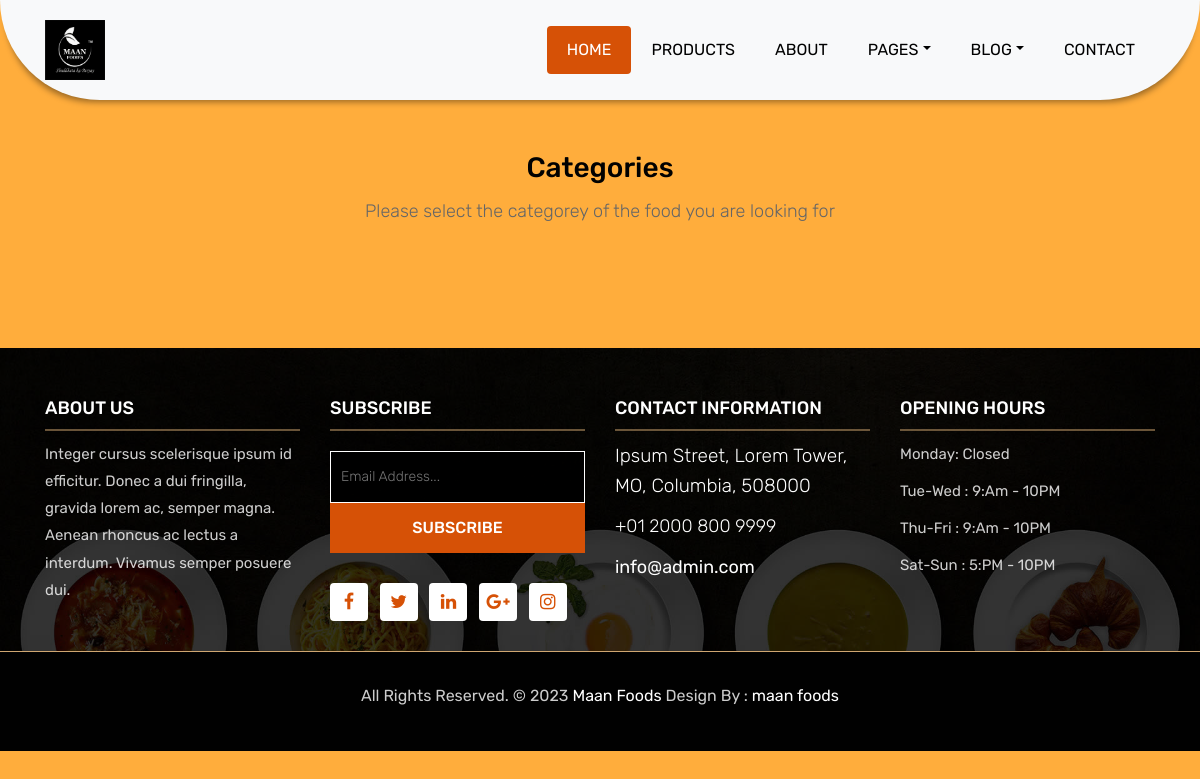
/categories/, run on an earlier commit of the app's database.
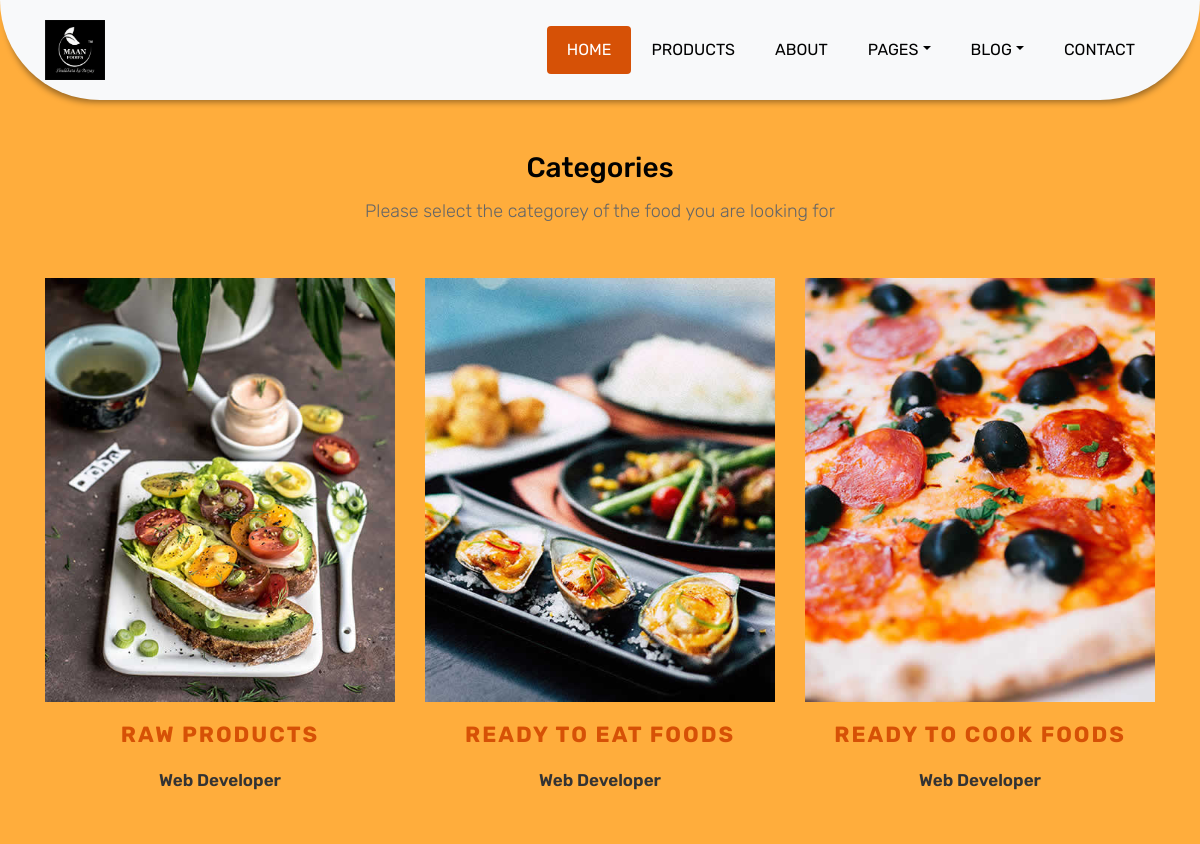
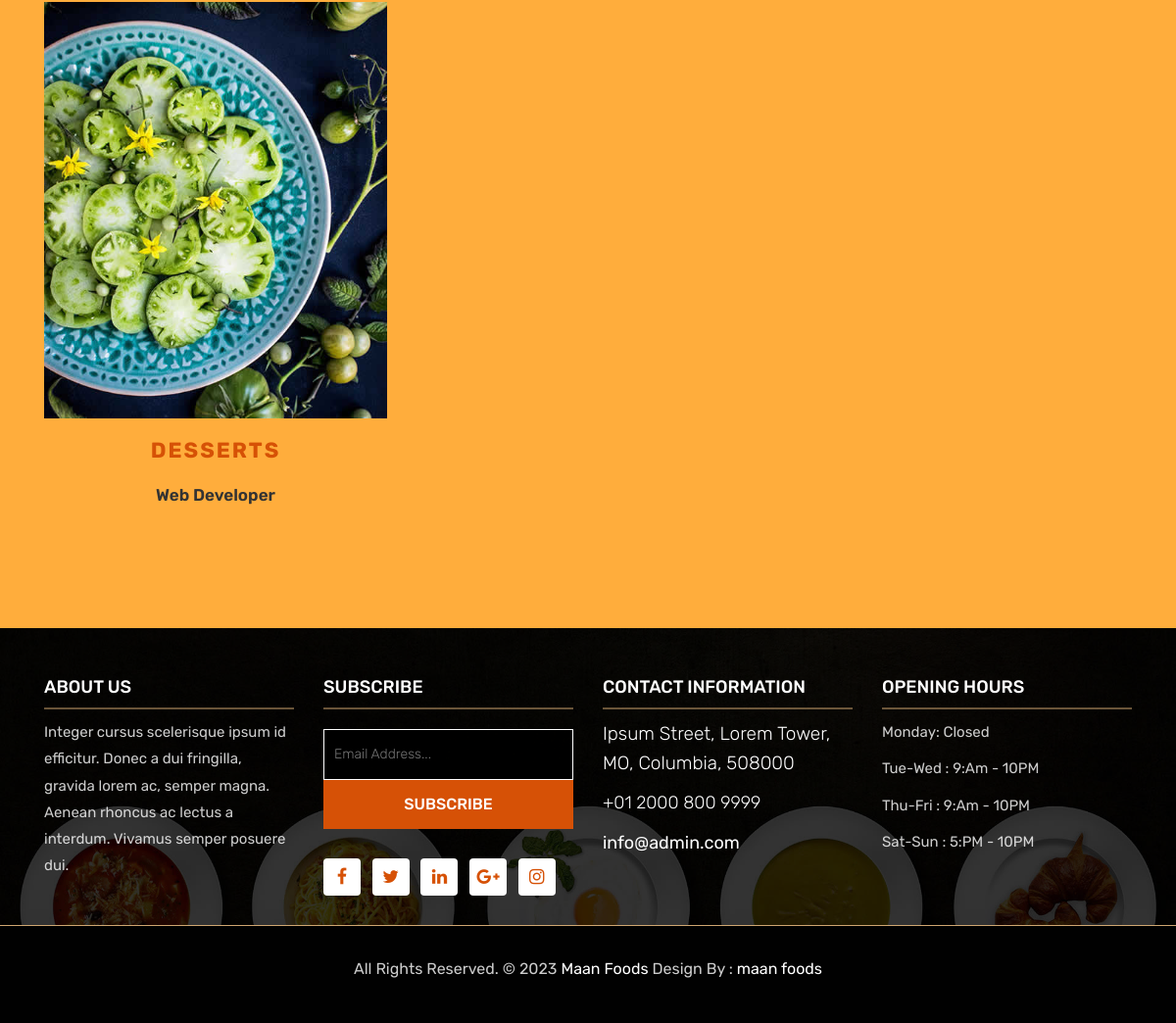
And on a later commit of the database (2 pictures, top to bottom).
### base/models.py (models this page shows, shortened)
class categorie(models.Model):
    catg_img=models.ImageField(upload_to='catg/', default="eye.jpg")
    category_name=models.CharField(max_length=200)
    categorie_des=models.TextField()

### base/views.py (the view)
# urls.py: path("categories/", views.categories, name="categories"),
def categories(request):
    ctgs=categorie.objects.all()
    context={'ctgs':ctgs}
    return render(request, 'categories.html',context)

### templates/categories.html
{% extends 'base.html' %}
{% load static %}
{% block content %}
<body style= "background-color: rgba(255, 149, 0, 0.765);">
<br>
<br>
<br>
<div class="stuff-box">
    <div class="container">
        <div class="row">
            <div class="col-lg-12">
                <div class="heading-title text-center">
                    <h2>Categories</h2>
                    <p>Please select the categorey of the food you are looking for</p>
                </div>
            </div>
        </div>
        <div class="row">
            {% for ctg in ctgs %}
            <div class="col-md-4 col-sm-6">
                <div class="our-team">
                    <a class="lightbox" href="{% url 'products' slug=ctg.id  %}">
                    <div class="pic">
                        <img src="{{ ctg.catg_img.url }}">
                    </div>
                    <div class="team-content">
                        <h3 class="title">{{ ctg.category_name }}</h3>
                        <span class="post">Web Developer</span>
                    </div>
                </a>
                </div>
            </div>
            {% endfor %}
        </div>
    </div>
</div>
</body>
{% endblock content %}

### templates/base.html (shortened to what this page needs)
<!DOCTYPE html>
{% load static %}
<html lang="en">
<head>
	<link rel="stylesheet" href="{% static 'css/bootstrap.min.css' %}">
	<link rel="stylesheet" href="{% static 'css/style.css' %}">
	<link rel="stylesheet" href="{% static 'css/responsive.css' %}">
	<link rel="stylesheet" href="{% static 'css/custom.css' %}">
</head>
<body>
	<header class="top-navbar">
		<nav class="navbar navbar-expand-lg navbar-light bg-light">
			<div class="container">
				<a class="navbar-brand" href="{% url 'index' %}">
					<img src="{% static 'images/logo.jpg' %}" height="60px" width="60px" alt="" />
				</a>
				<div class="collapse navbar-collapse" id="navbars-rs-food">
					<ul class="navbar-nav ml-auto">
						<li class="nav-item active"><a class="nav-link" href="{% url 'index' %}">Home</a></li>
						<li class="nav-item"><a class="nav-link" href="{% url 'categories' %}">Products</a></li>
						<li class="nav-item"><a class="nav-link" href="about.html">About</a></li>
						<li class="nav-item dropdown">
							<a class="nav-link dropdown-toggle" href="#" id="dropdown-a"
								data-toggle="dropdown">Pages</a>
						</li>
						<li class="nav-item dropdown">
							<a class="nav-link dropdown-toggle" href="#" id="dropdown-a" data-toggle="dropdown">Blog</a>
						</li>
						<li class="nav-item"><a class="nav-link" href="contact.html">Contact</a></li>
					</ul>
				</div>
			</div>
		</nav>
	</header>
	{% block content %}
	{% endblock %}
	{% include 'footer.html' %}

### templates/footer.html (shortened to what this page needs)
{% load static %}
<footer class="footer-area bg-f">
    <div class="container">
        <div class="row">
            <div class="col-lg-3 col-md-6">
                <h3>About Us</h3>
                <p>Integer cursus scelerisque ipsum id efficitur. Donec a dui fringilla, gravida lorem ac, semper magna. Aenean rhoncus ac lectus a interdum. Vivamus semper posuere dui.</p>
            </div>
            <div class="col-lg-3 col-md-6">
                <h3>Subscribe</h3>
                <div class="subscribe_form">
                    <form class="subscribe_form">
                        <input name="EMAIL" id="subs-email" class="form_input" placeholder="Email Address..." type="email">
                        <button type="submit" class="submit">SUBSCRIBE</button>
                    </form>
                </div>
                <ul class="list-inline f-social">
                    <li class="list-inline-item"><a href="#"><i class="fa fa-facebook" aria-hidden="true"></i></a></li>
                    <li class="list-inline-item"><a href="#"><i class="fa fa-twitter" aria-hidden="true"></i></a></li>
                    <li class="list-inline-item"><a href="#"><i class="fa fa-linkedin" aria-hidden="true"></i></a></li>
                    <li class="list-inline-item"><a href="#"><i class="fa fa-google-plus" aria-hidden="true"></i></a></li>
                    <li class="list-inline-item"><a href="#"><i class="fa fa-instagram" aria-hidden="true"></i></a></li>
                </ul>
            </div>
            <div class="col-lg-3 col-md-6">
                <h3>Contact information</h3>
                <p class="lead">Ipsum Street, Lorem Tower, MO, Columbia, 508000</p>
                <p class="lead"><a href="#">+01 2000 800 9999</a></p>
                <p><a href="#"> info@admin.com</a></p>
            </div>
            <div class="col-lg-3 col-md-6">
                <h3>Opening hours</h3>
                <p><span class="text-color">Monday: </span>Closed</p>
                <p><span class="text-color">Tue-Wed :</span> 9:Am - 10PM</p>
                <p><span class="text-color">Thu-Fri :</span> 9:Am - 10PM</p>
                <p><span class="text-color">Sat-Sun :</span> 5:PM - 10PM</p>
            </div>
        </div>
    </div>
    <div class="copyright">
        <div class="container">
            <div class="row">
                <div class="col-lg-12">
                    <p class="company-name">All Rights Reserved. &copy; 2023 <a href="#">Maan Foods</a> Design By :
                <a href="">maan foods</a></p>
                </div>
            </div>
        </div>
    </div>
</footer>
</body>
</html>

What changed in the data, as far as the page shows it:
added categorie: catg_img (picture), category_name "RAW PRODUCTS"
added categorie: catg_img (picture), category_name "READY TO EAT FOODS"
added categorie: catg_img (picture), category_name "READY TO COOK FOODS"
added categorie: catg_img (picture), category_name "DESSERTS"
